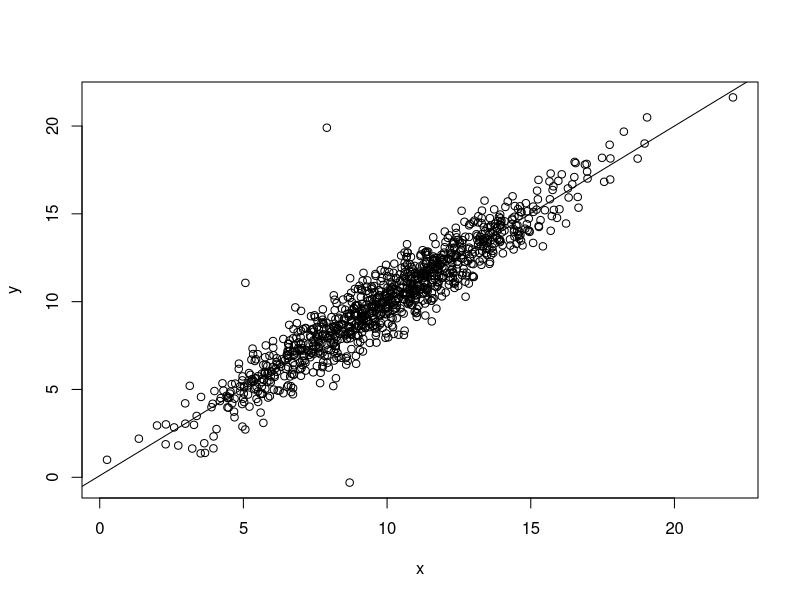
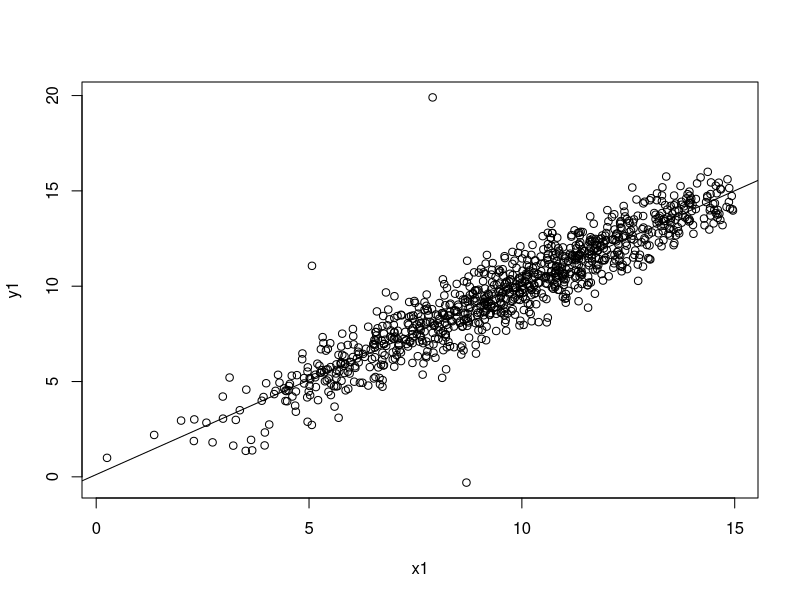

Write the R code that produced these figures, in order.

#24 students each rolling a die 10 times, the chance of rolling a 1 is 1/6
rbinom(24,10,1/6)

#30 students each flipping a fair coin 20 times and counting the number of heads

rbinom(30,20,1/2)

#simulate 100 students rolling a fair die 40 times and
#counted how many times they rolled a one or a two
#prob=2/6=1/3

rbinom(100, 40, 1/3)

x<-rnorm(1000, 10, 3)
z<-rnorm(1000)

z[sample(1:1000, 3)]<-c(6,-9,12)
y=x+z
plot(y~x)
reg<-lm(y~x)
abline(reg)

x1<-x[!(x>15 & y<25)]
y1<-y[!(x>15 & y<25)]
plot(y1~x1)
reg<-lm(y1~x1)
abline(reg)
